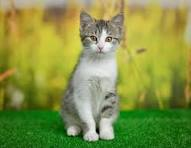
#> input picture Image_de_chat.jpeg, 191 x 148 px
$ python -i gaussien.py   (imports and definitions only)
#> lines starting #> are read from the running program, lines starting #| are printed output that depends on the picture
#> further down, picture is the input picture: shape (148, 191, 3); mean B, G, R 69.2, 147, 133.5
"""
Filtre Passe-Bas Gaussien (domaine fréquentiel)
Auteur: Semih Aktepe
Date: 5 Décembre 2025
"""

import numpy as np
import cv2


def appliquer_gaussien_frequentiel(image, cutoff_frequency=30):
    """
    Applique un filtre passe-bas gaussien dans le domaine fréquentiel

    Parameters
    ----------
    image : np.ndarray
        Image d'entrée
    cutoff_frequency : float
        Fréquence de coupure (plus petit = plus de flou)
        Recommandé: 10-50

    Returns
    -------
    np.ndarray
        Image filtrée
    """
#> called with cutoff_frequency = 30
    if image is None or image.size == 0:
        raise ValueError("Image invalide")

    # Traiter chaque canal séparément pour images couleur
    if len(image.shape) == 3:
        filtered = np.zeros_like(image, dtype=np.float32)
        for c in range(image.shape[2]):
            filtered[:, :, c] = _apply_gaussian_lowpass_single(
                image[:, :, c], cutoff_frequency
            )
#> this loop made 3 passes
#> pass 1, in _apply_gaussian_lowpass_single, `img_float = image.astype(np.float32)`:
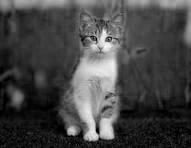
#> img_float: shape (148, 191) float32; min 0, max 255, mean 69.2
#> pass 1, in _apply_gaussian_lowpass_single, `img_back = cv2.magnitude(img_back[:, :, 0], img_back[:, :, 1])`:
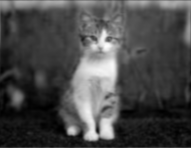
#> img_back: shape (148, 191) float32; min 1644.9, max 6812748.5, mean 1957125.9; drawn with min black and max white
#> pass 2, in _apply_gaussian_lowpass_single (call 2), `img_float = image.astype(np.float32)`:
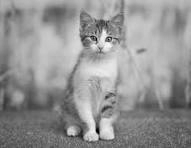
#> img_float: shape (148, 191) float32; min 2, max 255, mean 147
#> pass 2, in _apply_gaussian_lowpass_single (call 2), `img_back = cv2.magnitude(img_back[:, :, 0], img_back[:, :, 1])`:
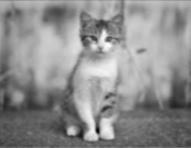
#> img_back: shape (148, 191) float32; min 760902, max 6864790, mean 4156781; drawn with min black and max white
#> after the loop:
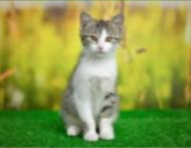
#> filtered: shape (148, 191, 3) float32; mean B, G, R 1957123.6, 4156777.8, 3774678.8; drawn with min black and max white

        # Normaliser TOUS les canaux ensemble
        filtered = cv2.normalize(filtered, None, 0, 255, cv2.NORM_MINMAX)
        return filtered.astype(np.uint8)
    else:
        result = _apply_gaussian_lowpass_single(image, cutoff_frequency)
        result = cv2.normalize(result, None, 0, 255, cv2.NORM_MINMAX)
        return result.astype(np.uint8)


def _apply_gaussian_lowpass_single(image, cutoff_frequency):
    """Applique le filtre gaussien sur un canal unique"""

    # Convertir en float
    img_float = image.astype(np.float32)

    # FFT
    dft = cv2.dft(img_float, flags=cv2.DFT_COMPLEX_OUTPUT)
    dft_shift = np.fft.fftshift(dft)

    # Créer masque gaussien
    rows, cols = image.shape
    crow, ccol = rows // 2, cols // 2

    mask = np.zeros((rows, cols, 2), np.float32)

    for i in range(rows):
        for j in range(cols):
            distance = np.sqrt((i - crow)**2 + (j - ccol)**2)
            mask[i, j] = np.exp(-(distance**2) / (2 * (cutoff_frequency**2)))

    # Appliquer masque
    fshift = dft_shift * mask

    # IFFT
    f_ishift = np.fft.ifftshift(fshift)
    img_back = cv2.idft(f_ishift)
    img_back = cv2.magnitude(img_back[:, :, 0], img_back[:, :, 1])

    # Retourner en float32 (normalisation sera faite après pour tous les canaux)
    return img_back


# Options pour interface
CUTOFF_OPTIONS = {
    'Très fort (10)': 10,
    'Fort (20)': 20,
    'Moyen (30)': 30,
    'Léger (40)': 40,
    'Très léger (50)': 50
}

>>> import cv2
>>> picture = cv2.imread('../../Image_de_chat.jpeg')
>>> result = appliquer_gaussien_frequentiel(picture)

$ run again, on image_de_foret.jpg
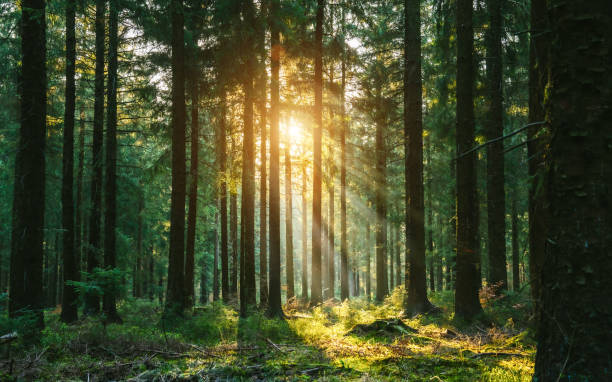
#> input picture image_de_foret.jpg, 612 x 382 px
#> picture is the input picture: shape (382, 612, 3); mean B, G, R 42.9, 74.6, 69.1
#> the loop in appliquer_gaussien_frequentiel, `for c in range(image.shape[2]):` made 3 passes
#> pass 1, in _apply_gaussian_lowpass_single, `img_float = image.astype(np.float32)`:
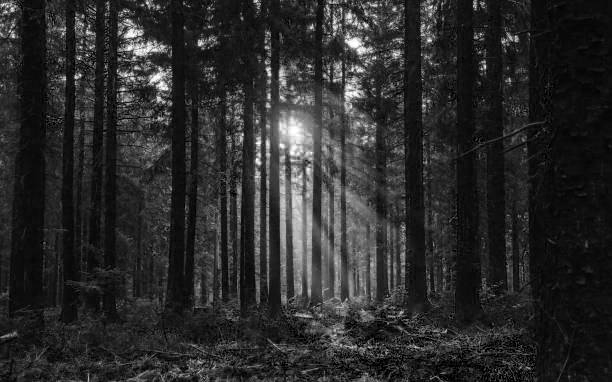
#> img_float: shape (382, 612) float32; min 0, max 255, mean 42.9
#> after the loop in appliquer_gaussien_frequentiel, `for c in range(image.shape[2]):`:
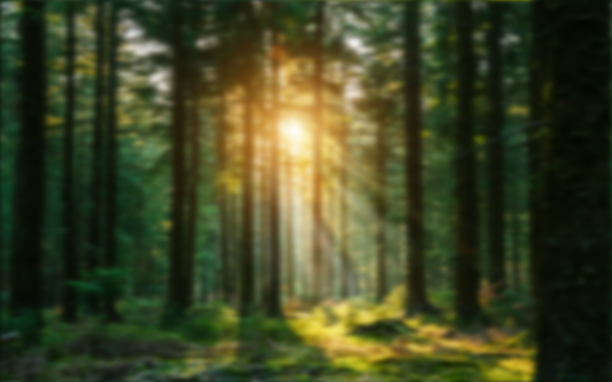
#> filtered: shape (382, 612, 3) float32; mean B, G, R 10019903, 17436912, 16148982; drawn with min black and max white
